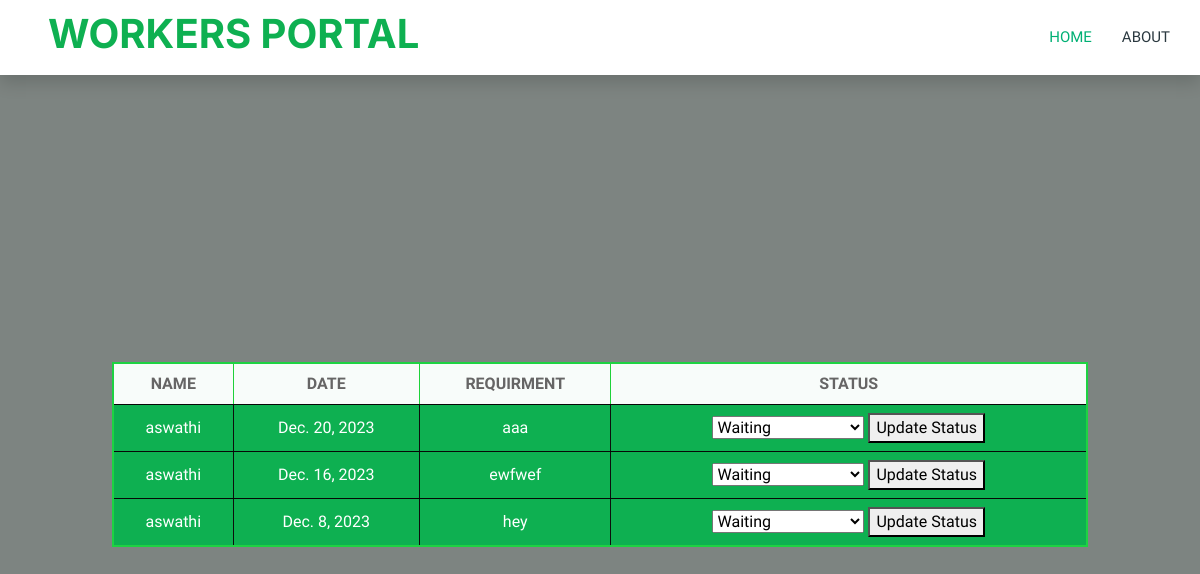
/request/ (signed in), run on the app's committed database.
### myapp/models.py (models this page shows)
class  Workerbooking(models.Model):
    username = models.CharField(max_length=255)
    workername=models.CharField(max_length=255)
    date = models.DateField()
    requirement=models.TextField()
    w_status=models.CharField(max_length=30,choices=w_choice)

### myapp/views.py (the view)
# urls.py: path('request/', views.request, name='request'),
def request(request):
    workername=request.session['worker']
    data=Workerbooking.objects.filter(workername=workername)
    return render(request,'request.html',{'data':data})

### myapp/templates/request.html (shortened to what this page needs)
{% load static %}
<!DOCTYPE html>
<html lang="en">
<head>
    <link href="https://cdnjs.cloudflare.com/ajax/libs/font-awesome/5.10.0/css/all.min.css" rel="stylesheet">
    <link href="https://cdn.jsdelivr.net/npm/bootstrap-icons@1.4.1/font/bootstrap-icons.css" rel="stylesheet">
    <link href="{% static 'lib/animate/animate.min.css' %}" rel="stylesheet">
    <link href="{% static 'lib/owlcarousel/assets/owl.carousel.min.css' %}" rel="stylesheet">
    <link href="{% static 'css/bootstrap.min.css' %}" rel="stylesheet">
    <link href="{% static 'css/style.css' %}" rel="stylesheet">
</head>
<body>
        <nav class="navbar navbar-expand-lg bg-white navbar-light shadow sticky-top p-0">
            <a href="index.html" class="navbar-brand d-flex align-items-center text-center py-0 px-4 px-lg-5">
                <h1 style="color:rgb(14, 176, 81)">WORKERS PORTAL</h1>
            </a>
            <div class="collapse navbar-collapse" id="navbarCollapse">
                <div class="navbar-nav ms-auto p-4 p-lg-0">
                    <a href="/index/" class="nav-item nav-link active">Home</a>
                    <a href="about.html" class="nav-item nav-link">About</a>
                </div>
            </div>
        </nav>
                    <div class="position-absolute top-0 start-0 w-100 h-100 d-flex align-items-center" style="background: rgba(13, 13, 14, 0.5);">
                        <div class="container">
                            <div class="row justify-content-start">
                                        </head>
                                        <div class="tacontainer">
                                        <table>
                                            <tr>
                                                <th>NAME</th>
                                                <th>DATE</th>
                                                <th>REQUIRMENT</th>
                                                <th>STATUS</th>
                                            </tr>
                                            {% for job in data %}
                                            <tr style="color:white">
                                                <td>{{ job.username }}</td>
                                                <td>{{ job.date }}</td>
                                                <td>{{ job.requirement }}</td>
                                                <td>
                                                    <form action="{% url 'update_status' workerbooking_id=job.id %}" method="post">
                                                        <select name="new_status">
                                                            <option value="waiting" {% if job.w_status == 'waiting' %}selected{% endif %}>Waiting</option>
                                                        </select>
                                                        <button type="submit">Update Status</button>
                                                    </form>
                                                </td>
                                            </tr>
                                            {% endfor %}
                                        </table>
                                        </html>
</body>
</html>

### myapp/static/css/style.css (style rules this page uses)
:root { --primary: #00B074; --secondary: #2B9BFF; --light: #EFFDF5; --dark: #2B3940; }
.navbar-dark .navbar-nav .nav-link, .navbar-light .navbar-nav .nav-link { margin-right: 30px; padding: 25px 0; color: #FFFFFF; font-size: 15px; text-transform: uppercase; outline: none; }
.navbar-dark .navbar-nav .nav-link:hover, .navbar-dark .navbar-nav .nav-link.active, .navbar-light .navbar-nav .nav-link:hover, .navbar-light .navbar-nav .nav-link.active { color: var(--primary); }
.navbar-light .navbar-brand, .navbar-light a.btn { height: 75px; }
.navbar-light .navbar-nav .nav-link { color: var(--dark); font-weight: 500; }
.navbar-light.sticky-top { top: -100px; transition: .5s; }

### myapp/templates/request.html (style rules this page uses)
table { border-collapse:collapse; width: 100%; text-align:center; border: 2px solid rgb(30, 210, 66); }
th,td { padding: 8px; text-align:center; border-bottom: 1px solid rgb(7, 7, 7); border-right: 1px solid rgb(13, 14, 13); }
th { background-color: hsl(150, 33%, 98%); border-right: 1px solid rgb(30, 210, 57); }
.tacontainer { min-width: 1000px; max-width: 1000px; margin:0 auto; margin-top:100px; }
a { color: black; }

### data on the page
Workerbooking: username "aswathi", date "Dec. 20, 2023", requirement "aaa", new_status "Waiting"
Workerbooking: username "aswathi", date "Dec. 16, 2023", requirement "ewfwef", new_status "Waiting"
Workerbooking: username "aswathi", date "Dec. 8, 2023", requirement "hey", new_status "Waiting"
